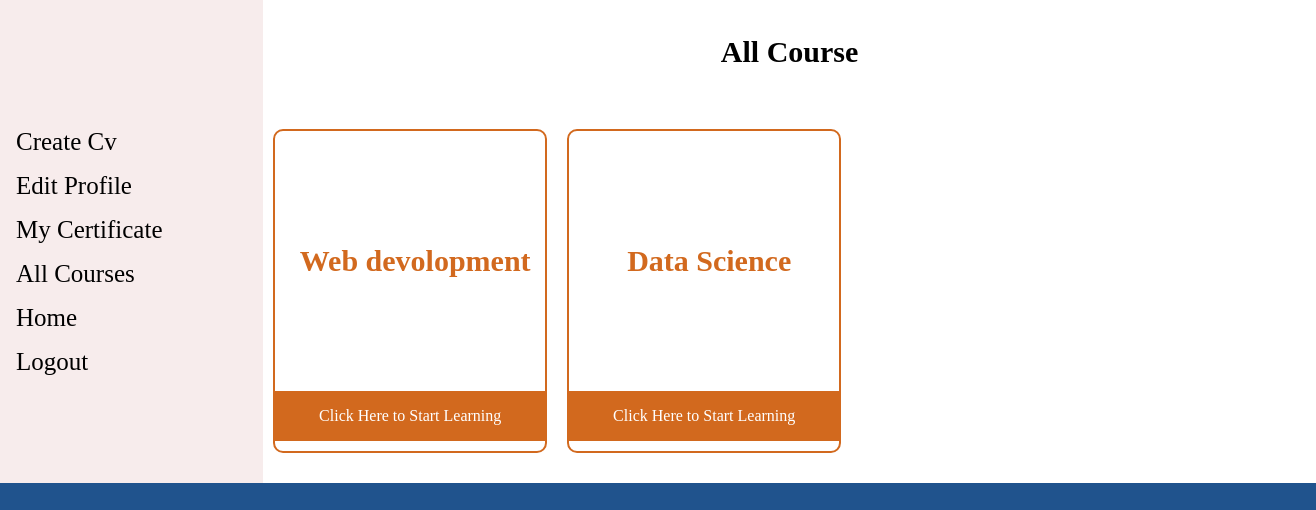
Before: /user/allcourses.php with the older database file.
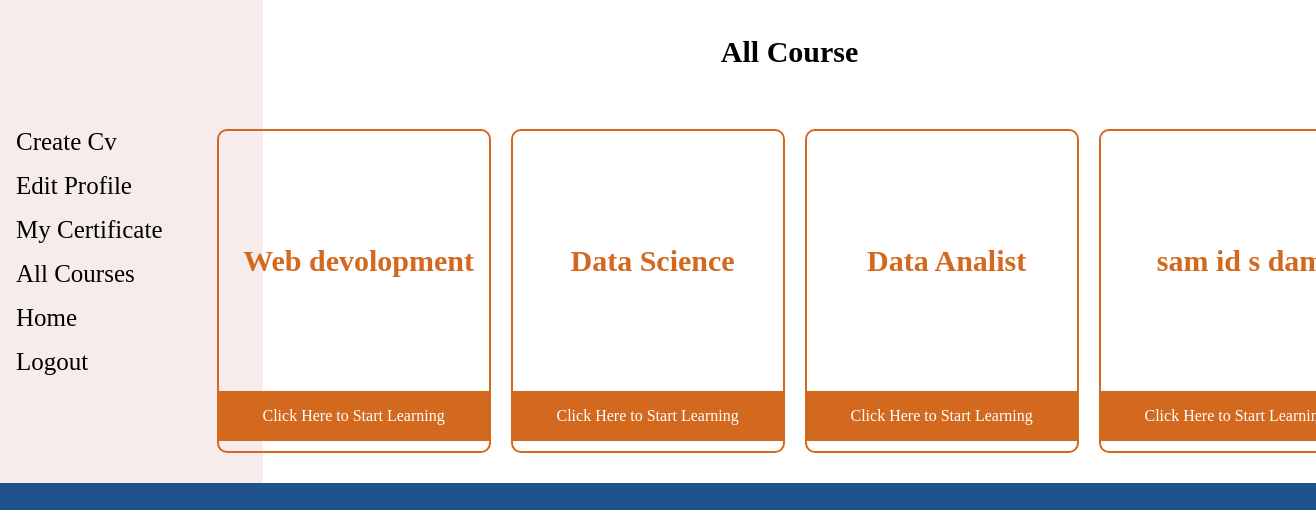
After: the same page with the newer database file.
### tables this page shows
CREATE TABLE `course` (
  `ID` int NOT NULL,
  `Name` varchar(50) DEFAULT NULL,
  `complete` int DEFAULT NULL,
  `course_code` varchar(255) DEFAULT NULL,
  `img` varchar(1200) DEFAULT NULL,
  `fee` int DEFAULT NULL
);

### user/allcourses.php (the view, shortened to what this page needs)
<!DOCTYPE html>
<html lang="en">
<head>
    <link rel="stylesheet" href="style.css">
</head>
<body>
    <section class="sidebar">
<div class="user_card">
<ul>
  <li><a href="\chosetemplate.php">Create Cv</a></li>
  <li><a href="editprofile.php">Edit Profile</a></li>
  <li><a href="my_cer.php">My Certificate</a></li>
  <li><a href="">All Courses</a></li>
  <li><a href="\index.php">Home</a></li>
  <li><a href="\logout.php">Logout</a></li>
</ul>
</div>
<div class="user_card2">
<h1>All Course</h1>
<section class="container">
    <div class="course">
    <?php
    include('connection.php');
    $sql = "SELECT * FROM course";
    $result = $connection->query($sql);
    if ($result->num_rows > 0) {
        while ($row = $result->fetch_assoc()) {
            ?>
         <a href='in_course.php?id=<?php echo $row['course_code'] ?>' class="card" >
            <h1 class="cardtext"><span class="t1"><?php echo $row['Name'] ?></span></h1>
          <div class="in_card"><p>Click Here to Start Learning</p></div>
        </a>
            <?php
        }
    } else {
        echo "No course  found.";
    }
    ?>
</div>
</section>
</body>
</html>

### user/style.css (style rules this page uses)
body { background-color: #20538d; margin: 0; }
.user_card { background-color: rgb(247, 236, 236) ; height: auto; width: 20%; padding-top: 35px; color: black; text-decoration: none; }
ul { list-style-type: none; padding: 0; margin: 0; padding-top: 50px; }
ul li a { display: block; color: black; text-decoration: none; padding: 8px 16px; margin-left: 0px; font-size: 25px; }
.sidebar { display: flex; }
.user_card2 { height: auto; width: 80%; background-color: rgb(255, 255, 255); color: white; }
.user_card2 { background-color: rgb(255, 255, 255); color: black; }
h1 { text-align: center; font-size: 30px; padding: 10px; }
.container { background-color: rgb(255, 255, 255); display: flex; justify-content: center; margin-left: 10px; }
.card { background-color: transparent; border-radius: 10px; height: 320px; width: 270px; color: white; text-decoration: none; border: 2px solid ; border-color: chocolate; }
.cardtext { display: grid; font-size: 30px; width: 250px; height: 180px; justify-content: center; align-items: center; margin-left: 5px; color: chocolate; }
.course { justify-content: center; display: grid; gap: 20px; grid-template-columns: 1fr 1fr 1fr 1fr ; margin-bottom: 30px; margin-top: 25px; }
.in_card { display: flex; justify-content: center; background-color: chocolate; }

Changed rows visible on the page:
added course: Name "Data Analist"
added course: Name "sam id s…"
